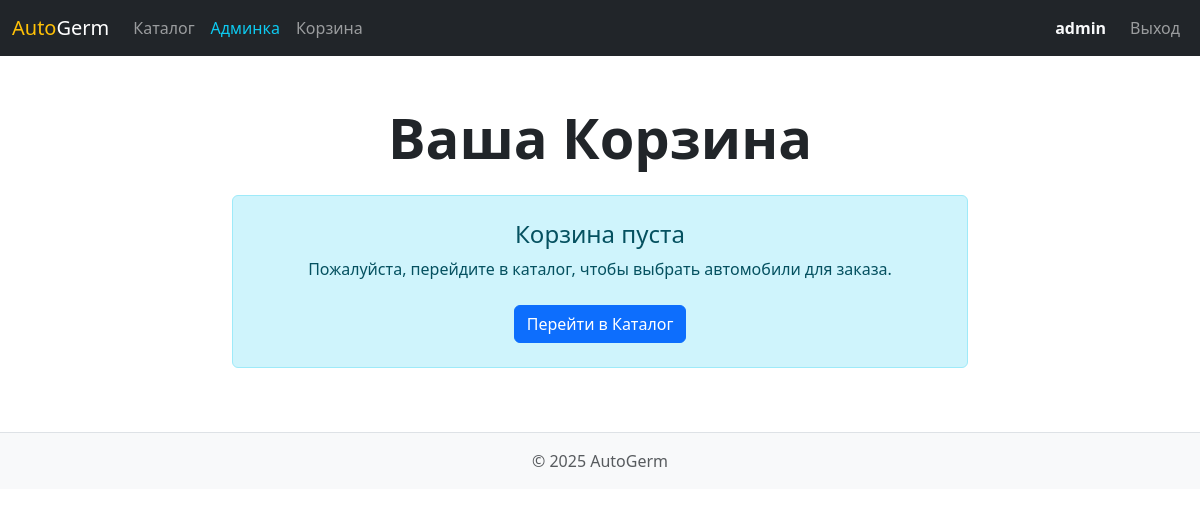
Page /cart/ (signed in) on the earlier database version.
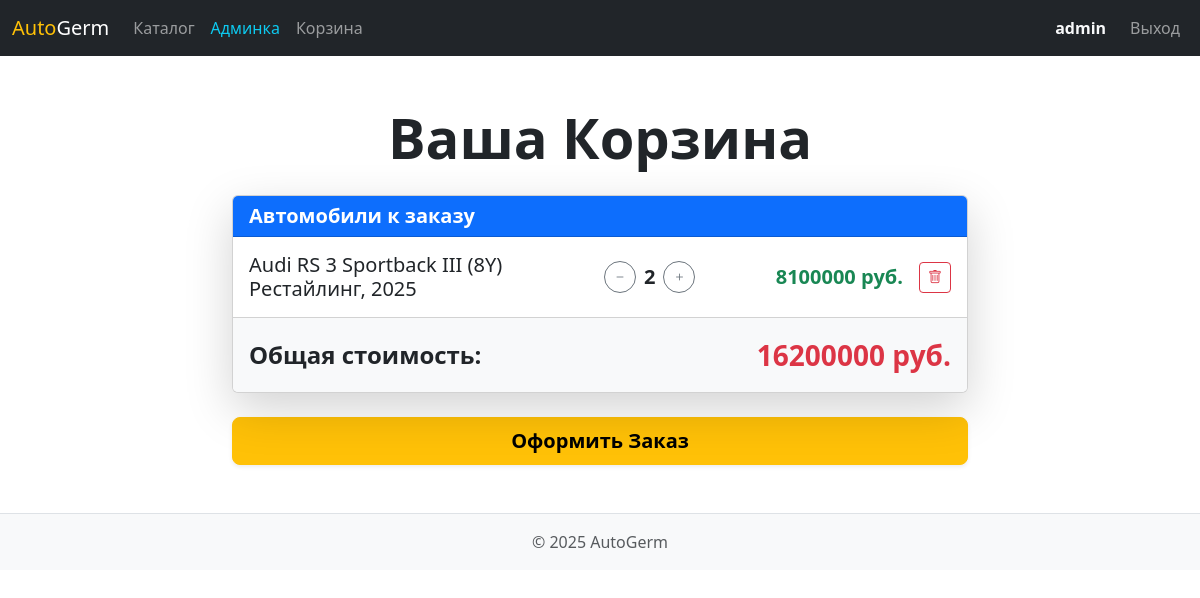
Same page on the later database version.
### main/models.py (models this page shows, shortened)
class CartItem(models.Model):
    user = models.ForeignKey(User, on_delete=models.CASCADE, related_name='cart_items')
    car = models.ForeignKey(Car, on_delete=models.CASCADE)
    quantity = models.PositiveIntegerField(default=1)
    class Meta:
        unique_together = ('user', 'car')

class Car(models.Model):
    TRANSMISSION_CHOICES = [
        ('auto', 'Автомат'),
        ('manual', 'Механика'),
        ('robot', 'Робот'),
    ]
    FUEL_CHOICES = [
        ('petrol', 'Бензин'),
        ('diesel', 'Дизель'),
        ('electric', 'Электро'),
        ('hybrid', 'Гибрид'),
    ]
    DRIVE_CHOICES = [
        ('rear', 'Задний'),
        ('front', 'Передний'),
        ('full', 'Полный'),
    ]
    is_deleted = models.BooleanField(default=False)
    photo = models.ImageField("Фото", upload_to='cars/')
    price = models.DecimalField("Стоимость", max_digits=10, decimal_places=2)
    power = models.PositiveIntegerField("Лошадиные силы")
    mileage = models.PositiveIntegerField("Пробег (км)")
    transmission = models.CharField("Коробка передач", max_length=10, choices=TRANSMISSION_CHOICES)
    color = models.CharField("Цвет", max_length=50)
    drive = models.CharField("Привод", max_length=10, choices=DRIVE_CHOICES)
    fuel_type = models.CharField("Тип топлива", max_length=10, choices=FUEL_CHOICES)
    configuration = models.CharField("Название", max_length=100)
    configuration_desc = models.TextField("Описание", blank=True)
    objects = ActiveCarManager()
    all_objects = models.Manager()

### main/views.py (the view)
# urls.py: path('cart/', views.cart, name='cart'),
@login_required
def cart(request):
    items = CartItem.objects.filter(user=request.user)
    total_price = sum(item.car.price * item.quantity for item in items)
    return render(request, 'main/cart.html', {'items': items, 'total_price': total_price})

### main/templates/main/cart.html (shortened to what the changed rows need)
{% extends 'main/base.html' %}
{% block content %}
<div class="row justify-content-center">
    <div class="col-12 col-md-10 col-lg-8">
        <h2 class="display-4 fw-bold text-center mb-4">Ваша Корзина</h2>
        {% if items %}
            <div class="card shadow-lg mb-4">
                <div class="card-header bg-primary text-white fw-bold h5">
                    Автомобили к заказу
                </div>
                <ul class="list-group list-group-flush">
                    {% for item in items %}
                        <li class="list-group-item p-3">
                            <div class="row align-items-center g-2">
                                <div class="col-12 col-md-6">
                                    <h5 class="mb-0">
                                        <a href="{% url 'car_detail' item.car.id %}" class="text-decoration-none text-dark">
                                            {{ item.car.configuration }}
                                        </a>
                                    </h5>
                                </div>
                                <div class="col-12 col-md-6 d-flex justify-content-between align-items-center pt-2 pt-md-0">
                                    <div class="d-flex align-items-center mx-auto mx-md-0">
                                        <form action="{% url 'update_cart_quantity' item.id 'remove' %}" method="post" class="d-inline">
                                            <button type="submit" class="btn btn-outline-secondary btn-sm rounded-circle" style="width: 32px; height: 32px; padding: 0;">
                                                <i class="bi bi-dash"></i>
                                            </button>
                                        </form>
                                        <span class="fw-bold fs-5 mx-2">{{ item.quantity }}</span>
                                        <form action="{% url 'update_cart_quantity' item.id 'add' %}" method="post" class="d-inline">
                                            <button type="submit" class="btn btn-outline-secondary btn-sm rounded-circle" style="width: 32px; height: 32px; padding: 0;">
                                                <i class="bi bi-plus"></i>
                                            </button>
                                        </form>
                                    </div>
                                    <div class="d-flex align-items-center">
                                        <span class="fs-5 text-success fw-bold me-3 d-none d-md-block">
                                            {{ item.car.price|floatformat:0 }} руб.
                                        </span>
                                        <form action="{% url 'update_cart_quantity' item.id 'delete' %}" method="post" class="m-0">
                                            <button type="submit" class="btn btn-outline-danger btn-sm" title="Удалить товар">
                                                <i class="bi bi-trash"></i>
                                            </button>
                                        </form>
                                    </div>
                                </div>
                            </div>
                        </li>
                    {% endfor %}
                </ul>
                <div class="card-footer bg-light p-3">
                    <div class="d-flex justify-content-between align-items-center">
                        <span class="fs-4 fw-bold text-dark">Общая стоимость:</span>
                        <span class="fs-3 fw-bolder text-danger">
                            {{ total_price|floatformat:0 }} руб.
                        </span>
                    </div>
                </div>
            </div>
            <form action="{% url 'place_order' %}" method="post" class="d-grid gap-2">
                <button type="submit" class="btn btn-warning btn-lg fw-bold shadow-sm">
                    Оформить Заказ
                </button>
            </form>
        {% else %}
            <div class="alert alert-info text-center py-4" role="alert">
                <h4 class="alert-heading">Корзина пуста</h4>
                <p>Пожалуйста, перейдите в каталог, чтобы выбрать автомобили для заказа.</p>
                <a href="{% url 'catalog' %}" class="btn btn-primary mt-2">Перейти в Каталог</a>
            </div>
        {% endif %}
    </div>
</div>
{% endblock %}

Differences in the rows shown:
added CartItem: car.configuration "Audi RS 3 Sportback III (8Y) Рестайлинг, 2025", quantity "2", car.price "8100000"
Other differences:
{{ total_price|floatformat:0 }}: (not shown) → "16200000"
text no longer shown: "Корзина пуста Пожалуйста, перейдите в каталог, чтобы выбрать автомобили для заказа. Перейти в Каталог"
text now shown: "Автомобили к заказу Общая стоимость: руб. Оформить Заказ"
